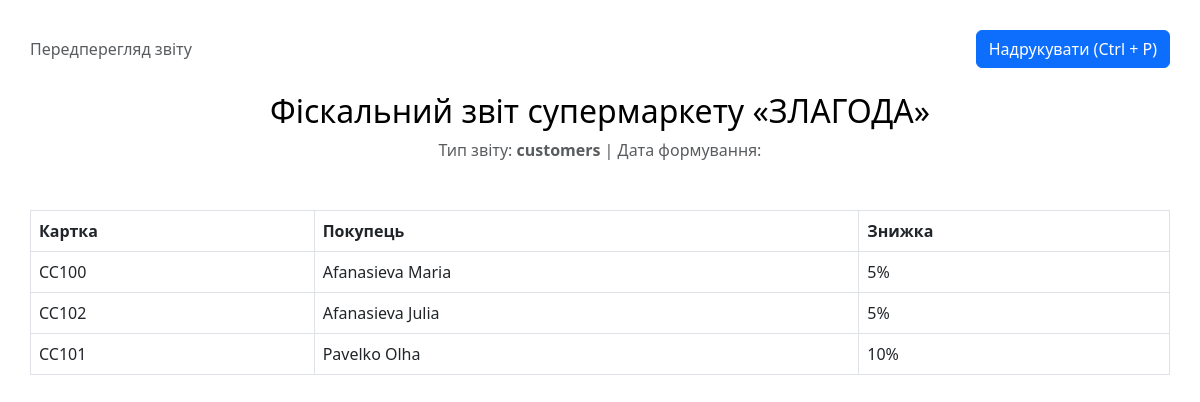
/analytics/print/customers (signed in), run on an earlier commit of the app's database.
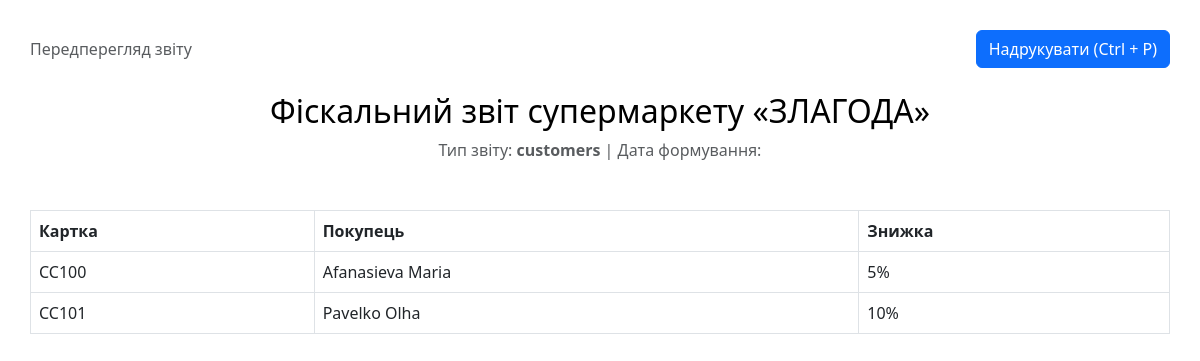
And on a later commit of the database.
### tables this page shows
CREATE TABLE Customer_Card(
        card_number TEXT PRIMARY KEY,
        cust_surname TEXT NOT NULL,
        cust_name TEXT NOT NULL,
        cust_patronymic TEXT,
        phone_number TEXT NOT NULL CHECK(length(phone_number) <= 13),
        city TEXT,
        street TEXT,
        zip_code TEXT,
        percent INTEGER NOT NULL CHECK(percent >= 0 AND percent <= 100)
    );

### backend/analytics.py (the view)
@analytics_bp.route('/print/<report_type>')
@login_required
@roles_required('Manager')
def print_report(report_type):
    allowed = ['employees', 'customers', 'categories', 'products', 'store_products', 'checks']
    if report_type not in allowed:
        flash("Невідомий тип звіту!", "danger")
        return redirect(url_for('auth.dashboard'))
    conn = get_db_connection()
    data = None
    if report_type == 'employees':
        data = conn.execute('SELECT * FROM Employee ORDER BY empl_surname').fetchall()
    elif report_type == 'customers':
        data = conn.execute('SELECT * FROM Customer_Card ORDER BY cust_surname').fetchall()
    elif report_type == 'categories':
        data = conn.execute('SELECT * FROM Category ORDER BY category_name').fetchall()
    elif report_type == 'products':
        data = conn.execute('''
            SELECT p.*, c.category_name FROM Product p
            JOIN Category c ON p.category_number = c.category_number
            ORDER BY p.product_name
        ''').fetchall()
    elif report_type == 'store_products':
        data = conn.execute('''
            SELECT sp.*, p.product_name FROM Store_Product sp
            JOIN Product p ON sp.id_product = p.id_product
            ORDER BY p.product_name
        ''').fetchall()
    elif report_type == 'checks':
        data = conn.execute('''
            SELECT cb.*, e.empl_surname FROM Check_bill cb
            JOIN Employee e ON cb.id_employee = e.id_employee
            ORDER BY cb.print_date DESC
        ''').fetchall()
    conn.close()
    return render_template('analytics/report_print.html', report_type=report_type, data=data)

### backend/initdb.py (called while the page is built)
def get_db_connection():
    conn = sqlite3.connect(DB_PATH)
    conn.row_factory = sqlite3.Row
    conn.execute("PRAGMA foreign_keys = ON;")
    return conn

### templates/analytics/report_print.html (shortened to what this page needs)
<!DOCTYPE html>
<html lang="uk">
<head>
    <link href="https://cdn.jsdelivr.net/npm/bootstrap@5.3.0/dist/css/bootstrap.min.css" rel="stylesheet">
</head>
<body>
    <div class="d-flex justify-content-between align-items-center mb-4 no-print">
        <span class="text-muted">Передперегляд звіту</span>
        <button onclick="window.print();" class="btn btn-primary">Надрукувати (Ctrl + P)</button>
    </div>
    <div class="text-center mb-5">
        <h2>Фіскальний звіт супермаркету «ЗЛАГОДА»</h2>
        <p class="text-muted">Тип звіту: <strong>{{ report_type }}</strong> | Дата формування: {{ current_date }}</p>
    </div>
    <table class="table table-bordered">
        <thead>
            <tr>
                {% if report_type == 'employees' %}
                    <th>ID</th><th>ПІБ</th><th>Роль</th><th>Зарплата</th>
                {% elif report_type == 'customers' %}
                    <th>Картка</th><th>Покупець</th><th>Знижка</th>
                {% elif report_type == 'checks' %}
                    <th>Номер чека</th><th>Касир ID</th><th>Дата</th><th>Сума</th>
                {% endif %}
            </tr>
        </thead>
        <tbody>
            {% for item in data %}
            <tr>
                {% if report_type == 'employees' %}
                    <td>{{ item.id_employee }}</td><td>{{ item.empl_surname }} {{ item.empl_name }}</td><td>{{ item.role }}</td><td>{{ item.salary }} грн</td>
                {% elif report_type == 'customers' %}
                    <td>{{ item.card_number }}</td><td>{{ item.cust_surname }} {{ item.cust_name }}</td><td>{{ item.percent }}%</td>
                {% elif report_type == 'checks' %}
                    <td>{{ item.check_number }}</td><td>{{ item.id_employee }}</td><td>{{ item.print_date }}</td><td>{{ item.sum_total }} грн</td>
                {% endif %}
            </tr>
            {% else %}
            <tr>
                <td colspan="4" class="text-center">Дані для звіту відсутні або не знайдені за вказаними фільтрами.</td>
            </tr>
            {% endfor %}
        </tbody>
    </table>
</body>
</html>

What changed in the data, as far as the page shows it:
removed Customer_Card: card_number "СС102", cust_surname "Afanasieva", cust_name "Julia", percent "5"
